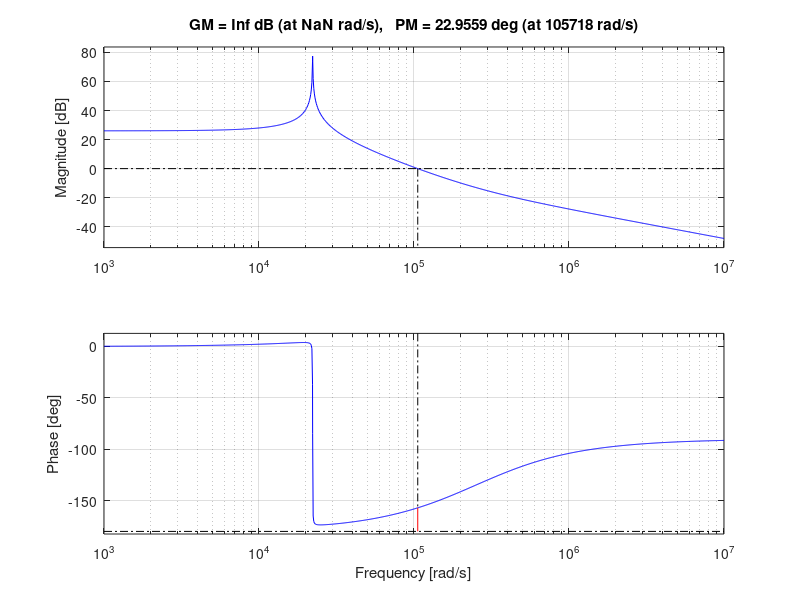

Write MATLAB code to recreate this figure.
%code of Bode plot of forward converter
num1 = [8e-5 20];
den1 = [2.0323887e-9 1.209717e-7 1];
Converter = tf(num1,den1);
margin(Converter)